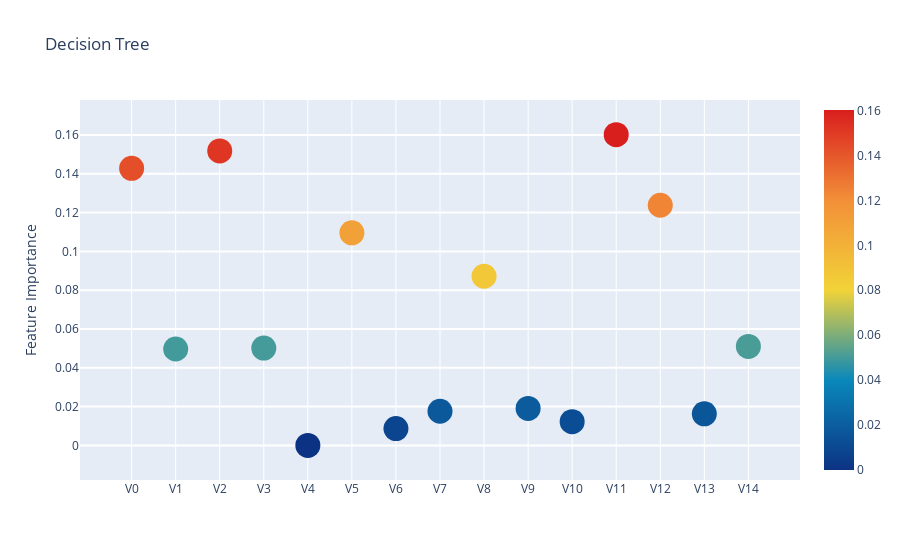

Here is the notebook cell this chart was saved with:
### Code cell
dt_model_importance = feature_importance_scatter_plot('Decision Tree',dt_feature_importance,nc_X_train)

### Figure 1 — Plotly figure (JSON) as saved in the notebook; plotly's stock layout.template omitted (floating-point values rounded to 4 significant figures)
{"data": [{"marker": {"color": [0.1429, 0.04967, 0.1518, 0.05015, 0, 0.1096, 0.00865, 0.01761, 0.08719, 0.01906, 0.01221, 0.1602, 0.1238, 0.01624, 0.05101], "colorscale": [[0, "rgb(12,51,131)"], [0.25, "rgb(10,136,186)"], [0.5, "rgb(242,211,56)"], [0.75, "rgb(242,143,56)"], [1, "rgb(217,30,30)"]], "showscale": true, "size": 25, "sizemode": "diameter", "sizeref": 1}, "mode": "markers", "text": ["V0", "V1", "V2", "V3", "V4", "V5", "V6", "V7", "V8", "V9", "V10", "V11", "V12", "V13", "V14"], "type": "scatter", "x": ["V0", "V1", "V2", "V3", "V4", "V5", "V6", "V7", "V8", "V9", "V10", "V11", "V12", "V13", "V14"], "y": [0.1429, 0.04967, 0.1518, 0.05015, 0, 0.1096, 0.00865, 0.01761, 0.08719, 0.01906, 0.01221, 0.1602, 0.1238, 0.01624, 0.05101]}], "layout": {"autosize": true, "hovermode": "closest", "showlegend": false, "title": {"text": "Decision Tree"}, "yaxis": {"gridwidth": 2, "ticklen": 5, "title": {"text": "Feature Importance"}}}}
